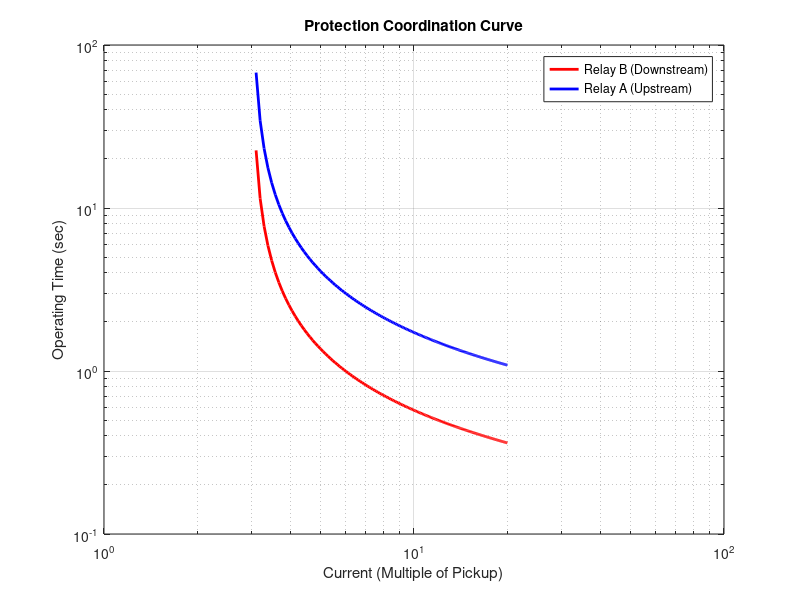

Recreate this plot in MATLAB.
I = linspace(1.1, 20, 200); % multiples of pickup

Ip = 3; % pickup
k = 0.14; alpha = 0.02;

TMS1 = 0.1; % downstream
TMS2 = 0.3; % upstream

t1 = TMS1 * (k ./ ((I/Ip).^alpha - 1));
t2 = TMS2 * (k ./ ((I/Ip).^alpha - 1));

loglog(I, t1, 'r', 'LineWidth', 2); hold on;
loglog(I, t2, 'b', 'LineWidth', 2);

grid on;
xlabel('Current (Multiple of Pickup)');
ylabel('Operating Time (sec)');
legend('Relay B (Downstream)', 'Relay A (Upstream)');
title('Protection Coordination Curve');
